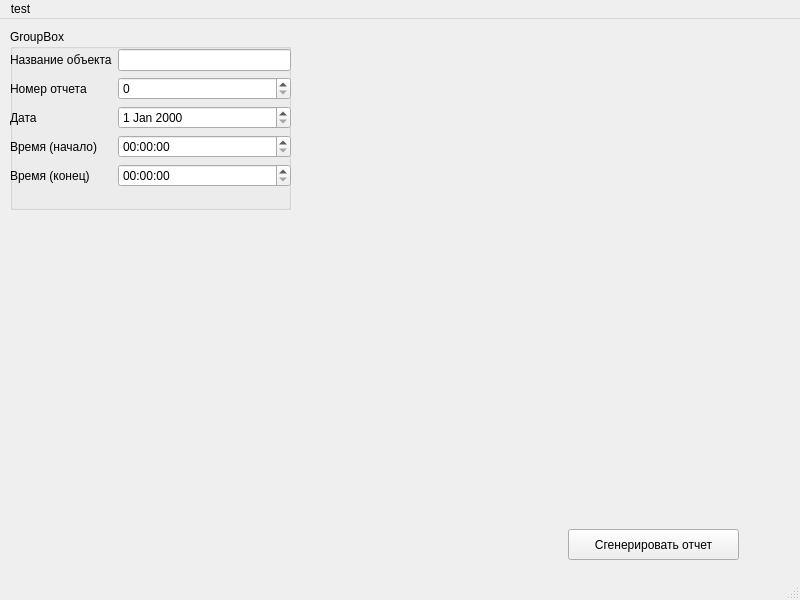
<?xml version="1.0" encoding="UTF-8"?>
<ui version="4.0">
 <class>MainWindow</class>
 <widget class="QMainWindow" name="MainWindow">
  <property name="geometry">
   <rect>
    <x>0</x>
    <y>0</y>
    <width>800</width>
    <height>600</height>
   </rect>
  </property>
  <property name="windowTitle">
   <string>MainWindow</string>
  </property>
  <widget class="QWidget" name="centralwidget">
   <widget class="QPushButton" name="report_pushButton">
    <property name="geometry">
     <rect>
      <x>568</x>
      <y>510</y>
      <width>171</width>
      <height>31</height>
     </rect>
    </property>
    <property name="text">
     <string>Сгенерировать отчет</string>
    </property>
   </widget>
   <widget class="QGroupBox" name="groupBox">
    <property name="geometry">
     <rect>
      <x>10</x>
      <y>10</y>
      <width>281</width>
      <height>181</height>
     </rect>
    </property>
    <property name="title">
     <string>GroupBox</string>
    </property>
    <widget class="QWidget" name="">
     <property name="geometry">
      <rect>
       <x>0</x>
       <y>20</y>
       <width>281</width>
       <height>141</height>
      </rect>
     </property>
     <layout class="QGridLayout" name="gridLayout">
      <item row="0" column="0">
       <widget class="QLabel" name="label">
        <property name="text">
         <string>Название объекта</string>
        </property>
       </widget>
      </item>
      <item row="0" column="1">
       <widget class="QLineEdit" name="object_name_lineEdit"/>
      </item>
      <item row="1" column="0">
       <widget class="QLabel" name="label_2">
        <property name="text">
         <string>Номер отчета</string>
        </property>
       </widget>
      </item>
      <item row="1" column="1">
       <widget class="QSpinBox" name="report_name_spinBox"/>
      </item>
      <item row="2" column="0">
       <widget class="QLabel" name="label_3">
        <property name="text">
         <string>Дата</string>
        </property>
       </widget>
      </item>
      <item row="2" column="1">
       <widget class="QDateEdit" name="report_dat_dateEdit"/>
      </item>
      <item row="3" column="0">
       <widget class="QLabel" name="label_4">
        <property name="text">
         <string>Время (начало)</string>
        </property>
       </widget>
      </item>
      <item row="3" column="1">
       <widget class="QTimeEdit" name="measure_start_timeEdit"/>
      </item>
      <item row="4" column="0">
       <widget class="QLabel" name="label_5">
        <property name="text">
         <string>Время (конец)</string>
        </property>
       </widget>
      </item>
      <item row="4" column="1">
       <widget class="QTimeEdit" name="measure_end_timeEdit"/>
      </item>
     </layout>
    </widget>
   </widget>
  </widget>
  <widget class="QMenuBar" name="menubar">
   <property name="geometry">
    <rect>
     <x>0</x>
     <y>0</y>
     <width>800</width>
     <height>22</height>
    </rect>
   </property>
   <widget class="QMenu" name="menutest">
    <property name="title">
     <string>test</string>
    </property>
   </widget>
   <addaction name="menutest"/>
  </widget>
  <widget class="QStatusBar" name="statusbar"/>
 </widget>
 <resources/>
 <connections/>
</ui>
